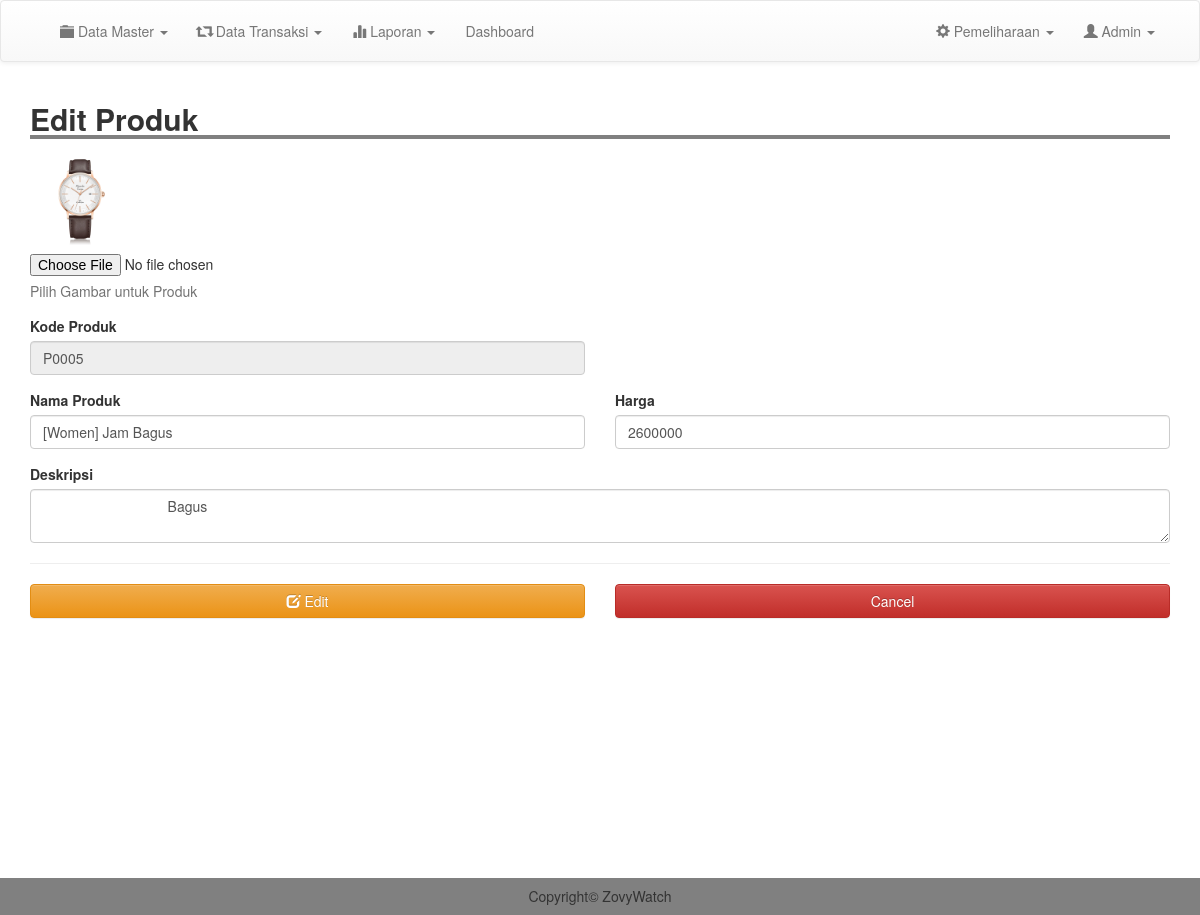
The page /admin/edit_produk.php?kode=P0005 (signed in) on the database as committed earlier.
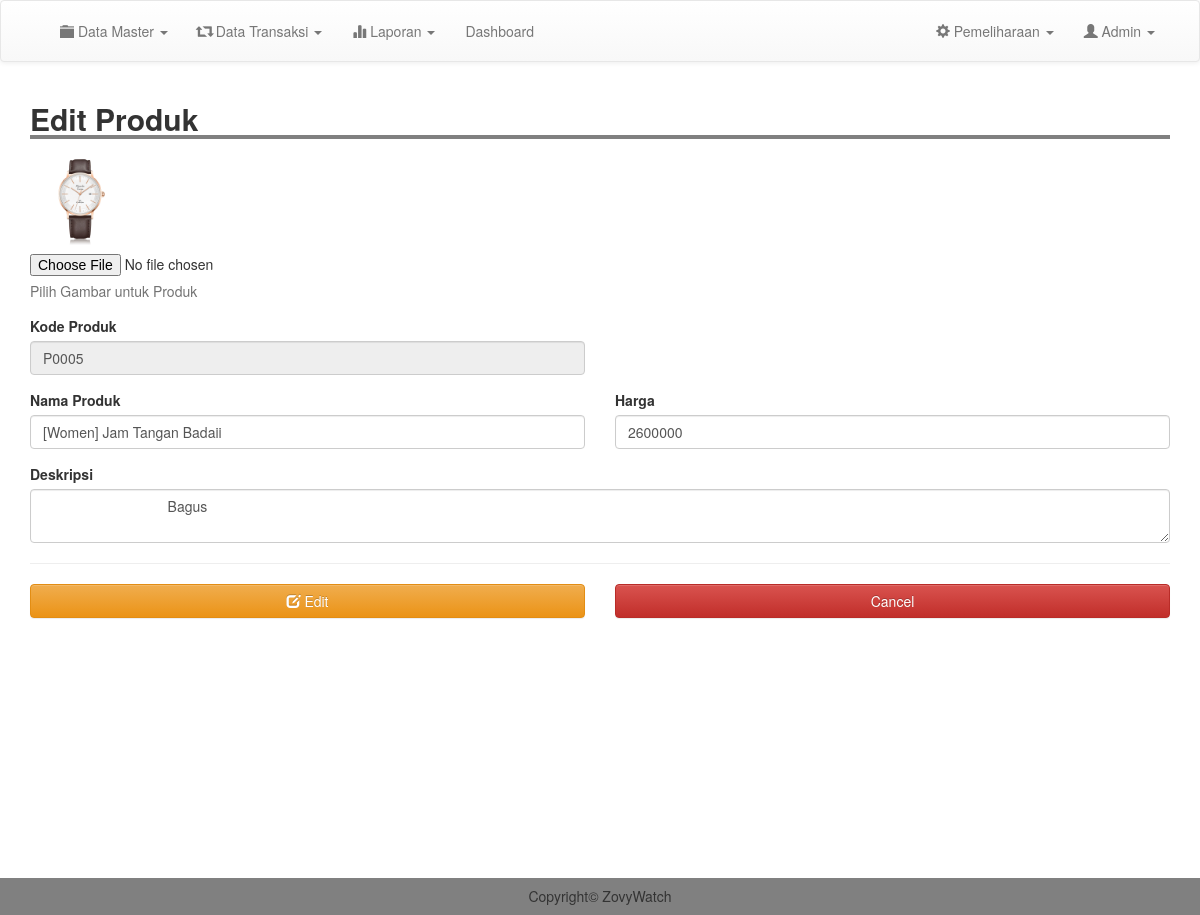
The same page on the database as committed later.
### tables this page shows
CREATE TABLE `produk` (
  `kode_produk` varchar(100) NOT NULL,
  `nama` varchar(100) NOT NULL,
  `image` text NOT NULL,
  `deskripsi` text NOT NULL,
  `harga` int NOT NULL
);

### admin/edit_produk.php (the view, shortened to what this page needs)
<?php
include 'header.php';
$kode_produk = $_GET['kode'];
$kode = mysqli_query($conn, "SELECT * from produk where kode_produk = '$kode_produk'");
$data = mysqli_fetch_assoc($kode);
?>
<div class="container">
	<h2 style=" width: 100%; border-bottom: 4px solid gray"><b>Edit Produk</b></h2>
	<form action="proses/edit_produk.php" method="POST" enctype="multipart/form-data">
		<div class="form-group">
			<label for="exampleInputFile"><img src="../image/produk/<?= $data['image']; ?>" width="100"></label>
			<input type="file" id="exampleInputFile" name="files">
			<p class="help-block">Pilih Gambar untuk Produk</p>
		</div>
		<div class="row">
			<div class="col-md-6">
				<div class="form-group">
					<label for="exampleInputEmail1">Kode Produk</label>
					<input type="text" class="form-control" id="exampleInputEmail1" placeholder="Masukkan Nama Produk" disabled value="<?= $data['kode_produk']; ?>">
				</div>
			</div>
		</div>
		<div class="row">
			<div class="col-md-6">
				<div class="form-group">
					<label for="exampleInputEmail1">Nama Produk</label>
					<input type="text" class="form-control" id="exampleInputEmail1" placeholder="Masukkan Nama Produk" name="nama" value="<?= $data['nama']; ?>">
				</div>
			</div>
			<div class="col-md-6">
				<div class="form-group">
					<label for="exampleInputEmail1">Harga</label>
					<input type="number" class="form-control" id="exampleInputEmail1" placeholder="masukkan Harga" name="harga" value="<?= $data['harga']; ?>">
				</div>
			</div>
		</div>
		<div class="form-group">
			<label for="exampleInputPassword1">Deskripsi</label>
			<textarea name="desk" class="form-control">
				<?= $data['deskripsi']; ?>
			</textarea>
		</div>
		<hr>
		<div class="row">
			<div class="col-md-6">
				<button type="submit"  class="btn btn-warning btn-block" ><i class="glyphicon glyphicon-edit"></i> Edit</button>
			</div>
			<div class="col-md-6">
				<a href="m_produk.php" class="btn btn-danger btn-block">Cancel</a>
			</div>
		</div>
		<br>
	</div>
<br>
<br>
<br>
<br>
<br>
<br>
<br>
<br>
<br>
<br>
<br>
<br>
<?php
include 'footer.php';
?>

Rows that differ between the two databases and show on the page:
changed produk "Bagus": nama "[Women] Jam Bagus" → "[Women] Jam Tangan Badaii"
